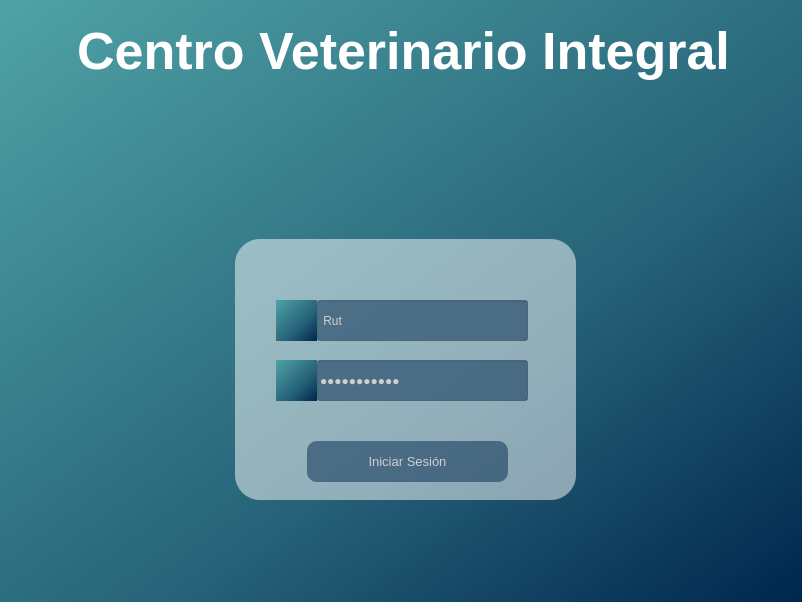
<?xml version="1.0" encoding="UTF-8"?>
<ui version="4.0">
 <class>Login</class>
 <widget class="QMainWindow" name="Login">
  <property name="geometry">
   <rect>
    <x>0</x>
    <y>0</y>
    <width>802</width>
    <height>602</height>
   </rect>
  </property>
  <property name="minimumSize">
   <size>
    <width>802</width>
    <height>602</height>
   </size>
  </property>
  <property name="maximumSize">
   <size>
    <width>802</width>
    <height>602</height>
   </size>
  </property>
  <property name="font">
   <font>
    <family>Arial</family>
   </font>
  </property>
  <property name="windowTitle">
   <string>Hotel</string>
  </property>
  <property name="windowIcon">
   <iconset>
    <normaloff>../Recursos/HotelMascota.png</normaloff>../Recursos/HotelMascota.png</iconset>
  </property>
  <property name="windowOpacity">
   <double>1.000000000000000</double>
  </property>
  <property name="styleSheet">
   <string notr="true">background: qlineargradient(spread:pad, x1:0, y1:0, x2:1, y2:1, stop:0 rgba(79,163,166,1), stop:0.61 rgba(38,98,120,1), stop:1 rgba(0,38,77,1));
</string>
  </property>
  <widget class="QWidget" name="centralwidget">
   <widget class="QLabel" name="labelFondoLogin">
    <property name="geometry">
     <rect>
      <x>235</x>
      <y>239</y>
      <width>341</width>
      <height>261</height>
     </rect>
    </property>
    <property name="styleSheet">
     <string notr="true">background-color: rgba(255, 255, 255, 0.5);
border-radius: 25px;</string>
    </property>
    <property name="text">
     <string/>
    </property>
   </widget>
   <widget class="QLabel" name="labelIconUser">
    <property name="geometry">
     <rect>
      <x>346</x>
      <y>151</y>
      <width>121</width>
      <height>131</height>
     </rect>
    </property>
    <property name="styleSheet">
     <string notr="true">background-color: transparent;</string>
    </property>
    <property name="text">
     <string/>
    </property>
    <property name="pixmap">
     <pixmap>../Recursos/IconUser.png</pixmap>
    </property>
    <property name="scaledContents">
     <bool>true</bool>
    </property>
   </widget>
   <widget class="QLabel" name="labelTitulo">
    <property name="geometry">
     <rect>
      <x>3</x>
      <y>5</y>
      <width>801</width>
      <height>91</height>
     </rect>
    </property>
    <property name="font">
     <font>
      <family>Arial</family>
      <pointsize>39</pointsize>
      <weight>75</weight>
      <bold>true</bold>
     </font>
    </property>
    <property name="styleSheet">
     <string notr="true">background-color: transparent;
color: rgb(255, 255, 255);</string>
    </property>
    <property name="text">
     <string>Centro Veterinario Integral</string>
    </property>
    <property name="alignment">
     <set>Qt::AlignCenter</set>
    </property>
   </widget>
   <widget class="QLabel" name="labelIconUserName">
    <property name="geometry">
     <rect>
      <x>276</x>
      <y>300</y>
      <width>41</width>
      <height>41</height>
     </rect>
    </property>
    <property name="text">
     <string/>
    </property>
    <property name="pixmap">
     <pixmap>../Recursos/IconUserName.png</pixmap>
    </property>
    <property name="scaledContents">
     <bool>true</bool>
    </property>
   </widget>
   <widget class="QLabel" name="labelIconPassword">
    <property name="geometry">
     <rect>
      <x>276</x>
      <y>360</y>
      <width>41</width>
      <height>41</height>
     </rect>
    </property>
    <property name="text">
     <string/>
    </property>
    <property name="pixmap">
     <pixmap>../Recursos/IconPassword.png</pixmap>
    </property>
    <property name="scaledContents">
     <bool>true</bool>
    </property>
   </widget>
   <widget class="QPushButton" name="BtnIniciarSesion">
    <property name="geometry">
     <rect>
      <x>307</x>
      <y>441</y>
      <width>201</width>
      <height>41</height>
     </rect>
    </property>
    <property name="font">
     <font>
      <family>Arial</family>
      <pointsize>10</pointsize>
     </font>
    </property>
    <property name="cursor">
     <cursorShape>PointingHandCursor</cursorShape>
    </property>
    <property name="styleSheet">
     <string notr="true">color: rgb(207, 207, 207);
background-color: rgba(0, 38, 77, 0.5);
border-radius: 10%;</string>
    </property>
    <property name="text">
     <string>Iniciar Sesión</string>
    </property>
   </widget>
   <widget class="QLineEdit" name="inputUser">
    <property name="geometry">
     <rect>
      <x>317</x>
      <y>300</y>
      <width>211</width>
      <height>41</height>
     </rect>
    </property>
    <property name="styleSheet">
     <string notr="true">background-color: rgba(0, 38, 77, 0.5);
color: rgb(207, 207, 207);
</string>
    </property>
    <property name="text">
     <string> Rut</string>
    </property>
    <property name="maxLength">
     <number>32768</number>
    </property>
    <property name="cursorPosition">
     <number>4</number>
    </property>
    <property name="dragEnabled">
     <bool>false</bool>
    </property>
   </widget>
   <widget class="QLineEdit" name="inputPassword">
    <property name="geometry">
     <rect>
      <x>317</x>
      <y>360</y>
      <width>211</width>
      <height>41</height>
     </rect>
    </property>
    <property name="styleSheet">
     <string notr="true">background-color: rgba(0, 38, 77, 0.5);
color: rgb(207, 207, 207);</string>
    </property>
    <property name="text">
     <string> Contraseña</string>
    </property>
    <property name="maxLength">
     <number>32768</number>
    </property>
    <property name="echoMode">
     <enum>QLineEdit::Password</enum>
    </property>
    <property name="cursorPosition">
     <number>11</number>
    </property>
   </widget>
  </widget>
 </widget>
 <resources/>
 <connections/>
</ui>
